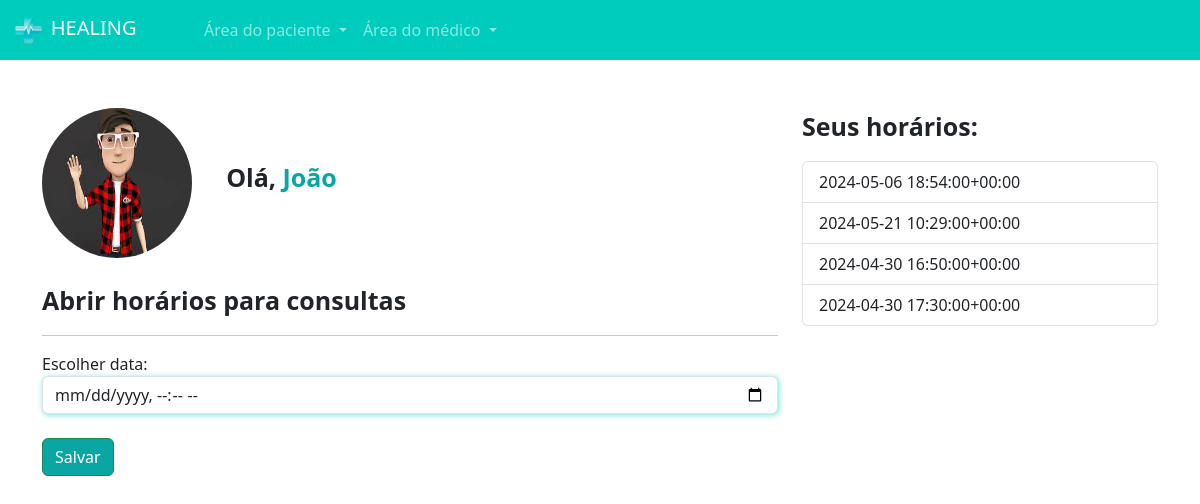
Page /medicos/abrir_horario/ (signed in) on the committed database.
### medico/models.py (models this page shows, shortened)
class DadosMedico(models.Model):
    user = models.ForeignKey(User, on_delete=models.DO_NOTHING)
    especialidade = models.ForeignKey(Especialidades, on_delete=models.DO_NOTHING, null=True, blank=True)
    crm = models.CharField(max_length=30)
    nome = models.CharField(max_length=100)
    cep = models.CharField(max_length=15)
    rua = models.CharField(max_length=100)
    bairro = models.CharField(max_length=100)
    numero = models.IntegerField()
    rg = models.ImageField(upload_to="rgs")
    cedula_identidade_medica = models.ImageField(upload_to='cim')
    foto = models.ImageField(upload_to="fotos_perfil")
    descricao = models.TextField(null=True, blank=True)
    valor_consulta = models.FloatField(default=100)

class DatasAbertas(models.Model):
    data = models.DateTimeField()
    user = models.ForeignKey(User, on_delete=models.DO_NOTHING)
    agendado = models.BooleanField(default=False)
    def __str__(self):
        return str(self.data)

### medico/views.py (the view, shortened to what this page needs)
# urls.py: path('abrir_horario/', views.abrir_horario, name="abrir_horario"),
def abrir_horario(request):
    if not is_medico(request.user):
        messages.add_message(request, constants.WARNING, 'Somente médicos podem acessar essa página.')
        return redirect('/usuarios/sair')
    if request.method == "GET":
        dados_medicos = DadosMedico.objects.get(user=request.user)
        datas_abertas = DatasAbertas.objects.filter(user=request.user)
        return render(request, 'abrir_horario.html', {'dados_medicos': dados_medicos, 'datas_abertas': datas_abertas, 'is_medico': is_medico(request.user)})

### medico/models.py (called while the page is built)
def is_medico(user):
 return DadosMedico.objects.filter(user=user).exists()

### medico/templates/abrir_horario.html (shortened to what this page needs)
{% extends "base.html" %}
{% load static %}
{% block 'head' %}
    <link rel="stylesheet" href="{% static 'medicos/css/abrir_horario.css' %}">
    <link rel="stylesheet" href="{% static 'usuarios/css/usuarios.css' %}">
    <link rel="stylesheet" href="{% static 'medicos/css/cadastro_medico.css' %}">
{% endblock 'head' %}
{% block 'body' %}
{% include "partials/navbar.html" %}
    <div class="container">
        <br><br>
        <div class="row">
            <div class="col-md-8">
                <img src=" {{dados_medicos.foto.url}}"  class="foto-perfil" alt="">
                <label style="margin-left: 30px; font-size: 25px" class="p-bold">Olá, <span class="color-dark">{{request.user.username}}</span></label>
                <br>
                <br>
                <p style="font-size: 25px" class="p-bold">Abrir horários para consultas</p>
                <hr>
                <form action="{% url 'abrir_horario' %}" method="POST">{% csrf_token %}                    <label for="">Escolher data:</label>
                    <input type="datetime-local" name="data" class="form-control shadow-main-color">
                    <br>
                    <input type="submit" value="Salvar" class="btn btn-success btn-dark-color">
                </form>
            </div>
            <div class="col-md-4">
                <p style="font-size: 25px" class="p-bold">Seus horários:</p>
                <ul class="list-group">
                    {% for data in datas_abertas  %}
                        <li class="list-group-item">{{data}}</li>
                    {% endfor %}
                </ul>
            </div>
        </div>
    </div>
{% endblock 'body' %}

### templates/static/geral/css/base.css (style rules this page uses)
:root { --main-color: #00CCBE; --dark-color: #09A6A3; --contrast-color: #FFD686; }
.p-bold { font-weight: bold; }
.color-dark { color: var(--dark-color); }

### templates/static/medicos/css/abrir_horario.css (style rules this page uses)
.foto-perfil { width: 150px; height: 150px; border-radius: 75px; }

### templates/static/usuarios/css/usuarios.css (style rules this page uses)
.btn-dark-color { background-color: var(--dark-color); color: white; }

### templates/static/medicos/css/cadastro_medico.css (style rules this page uses)
.shadow-main-color { box-shadow: 1px 1px 5px 1px rgba(0, 204, 190,.4); }

### rows in the picture
DadosMedico: foto (picture)
DatasAbertas: data "2024-05-06 18:54:00+00:00"
DatasAbertas: data "2024-05-21 10:29:00+00:00"
DatasAbertas: data "2024-04-30 16:50:00+00:00"
DatasAbertas: data "2024-04-30 17:30:00+00:00"

### other values in the picture
{{ request.user.username }} "João"
